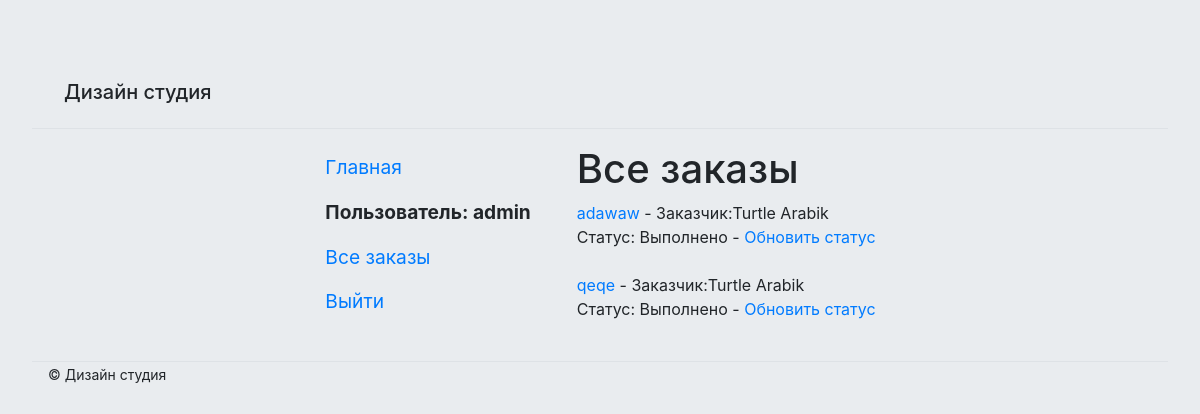
The page /studio/customer/ (signed in) on the database as committed earlier.
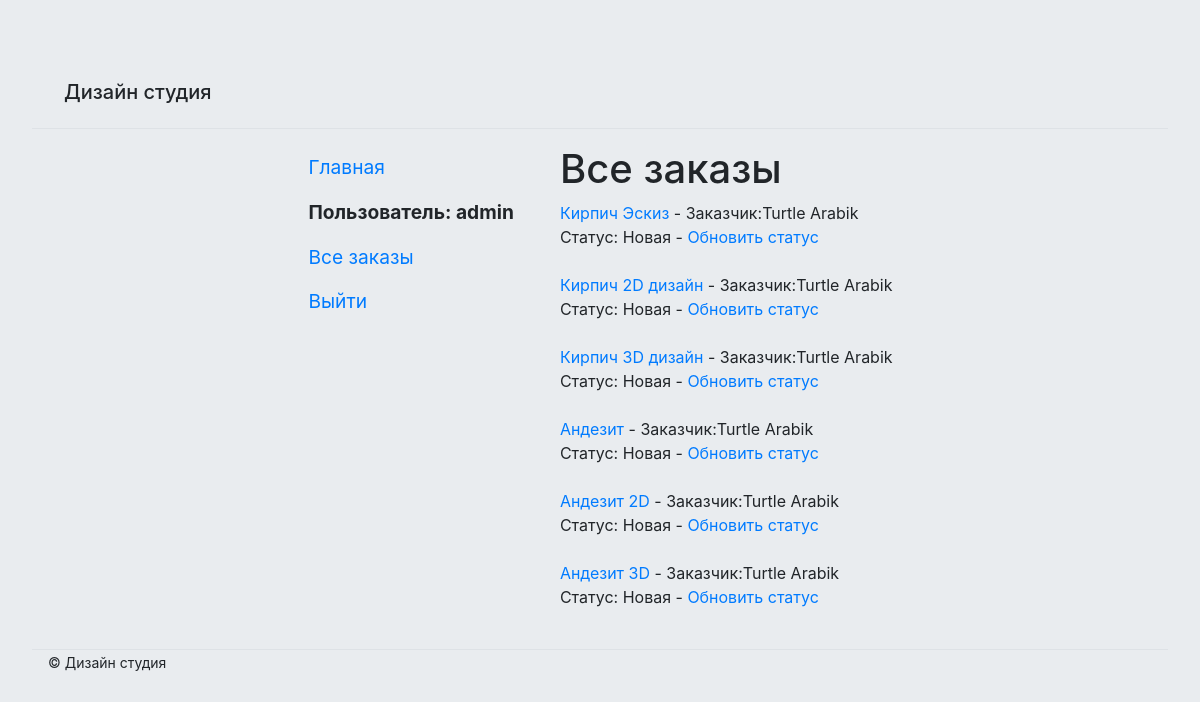
The same page on the database as committed later.
### studio/models.py (models this page shows, shortened)
class User(AbstractUser):
    name = models.CharField(max_length=200, verbose_name='Имя', blank=False, validators=[
        RegexValidator(
            regex='^[А-Яа-я -]*$',
            message='Имя пользователя должно состоять из кириллицы',
            code='invalid_username'
        ),
    ])
    surname = models.CharField(max_length=200, verbose_name='Фамилия', blank=False, validators=[
        RegexValidator(
            regex='^[А-Яа-я -]*$',
            message='Фамилия пользователя должно состоять из кириллицы',
            code='invalid_username'
        ),
    ])
    patronymic = models.CharField(max_length=200, verbose_name='Отчество', blank=True, validators=[
        RegexValidator(
            regex='^[А-Яа-я -]*$',
            message='Отчество пользователя должно состоять из кириллицы',
            code='invalid_username'
        ),
    ])
    username = models.CharField(max_length=200, verbose_name='Логин', unique=True, blank=False, validators=[
        RegexValidator(
            regex='^[A-Za-z -]*$',
            message='Имя пользователя должно состоять только из латиницы',
            code='invalid_username'
        ),
    ])
    email = models.EmailField(max_length=200, verbose_name='Почта', unique=True, blank=False)
    password = models.CharField(max_length=200, verbose_name='Пароль', blank=False)
    role = models.CharField(max_length=200, verbose_name='Роль',
                            choices=(('admin', 'Администратор'), ('user', 'Пользователь')), default='user')
    USERNAME_FIELD = 'username'
    def __str__(self):
        return str(self.name) + ' ' + str(self.surname)
    class Meta:
        ordering = ['name']

class Order(models.Model):
    day_add = models.DateField(null=True, blank=True)
    name = models.CharField(max_length=200, verbose_name='Имя', blank=False)
    summary = models.TextField(max_length=1000, help_text="Описание", blank=False)
    category = models.ForeignKey('category', help_text="Выбор категории", on_delete=models.CASCADE, blank=False)
    photo_file = models.ImageField(max_length=200, upload_to=get_name_file, blank=False, null=True,
                                   validators=[FileExtensionValidator(allowed_extensions=['png', 'jpg', 'jpeg'])])
    customer_order = models.ForeignKey('user', on_delete=models.SET_NULL, null=True, blank=True)
    comment = models.TextField(max_length=1000, help_text="Комментарий", blank=True)
    img = models.ImageField(max_length=200, upload_to=get_name_file, blank=True, null=True,
                                   validators=[FileExtensionValidator(allowed_extensions=['png', 'jpg', 'jpeg'])])
    LOAN_STATUS = (
        ('n', 'Новая'),
        ('a', 'Принято в работу'),
        ('c', 'Выполнено'),
    )
    status = models.CharField(max_length=1, choices=LOAN_STATUS, blank=True, default='n')
    def get_status_name(self):
        for status in self.LOAN_STATUS:
            if status[0] == self.status:
                return status[1]
        return 'Не задан'
    class Meta:
        ordering = ["status"]
        permissions = (("can_mark_returned", "Установите статус заказа"),)

### studio/views.py (the view)
# urls.py: path(r'customer/', views.LoanedOrdersAllListView.as_view(), name='all-order'),
class LoanedOrdersAllListView(PermissionRequiredMixin, generic.ListView):
    model = Order
    permission_required = 'studio.can_mark_returned'
    template_name = 'studio/order_list_customer_all.html'
    paginate_by = 10
    status = None
    def get(self, request, *args, **kwargs):
        if request.GET.get('status'):
            self.status = request.GET.get('status')
        return super().get(request, *args, **kwargs)
    def get_context_data(self, **kwargs):
        context = super(LoanedOrdersAllListView, self).get_context_data(**kwargs)
        context['status_list'] = Order.LOAN_STATUS
        return context
    def get_queryset(self):
        return Order.objects.all()

### studio/templates/studio/order_list_customer_all.html
{% extends "base.html" %}
{% load static %}
{% load bootstrap4 %}
{% block content %}
    <h1>Все заказы</h1>
    {% if order_list %}
<div class="d-flex flex-column">
      {% for order in order_list %}
      <div class="{% if order.is_overdue %}text-danger{% endif %}">
        <a href="{% url 'order-detail' order.pk %}">{{order.name}}</a> {% if user.is_staff %}- Заказчик:{{ order.customer_order }}
          <div>Статус: {{ order.get_status_name }} {% endif %} {% if perms.studio.can_mark_returned %}- <a href="{% url 'order-update' order.id %}">Обновить статус</a></div>  {% endif %}
      </div><br>
      {% endfor %}
</div>
    {% else %}
<p>Заказов нет</p>
{% endif %}
{% endblock %}

### studio/templates/base.html (shortened to what this page needs)
{% load static %}
{% load bootstrap4 %}
<!DOCTYPE html>
<html lang="en">
<head>
   <link rel="stylesheet" type="text/css" href="{% static 'css/style.css' %}">
{% bootstrap_css %}
</head>
<body class="jumbotron">
   <div class="d-flex flex-column flex-md-row p-2 px-md-4 mb-3 border-bottom box-shadow">
       <h5 class="mr-md-auto p-2">Дизайн студия</h5>
   </div>
<div class="container-fluid d-flex justify-content-center">
   <div class="d-inline-flex">
       <nav class="col-md-auto nav flex-column">
           <a class="nav-link root" href="{% url 'index'  %}">Главная</a>
           {% if perms.studio.can_mark_returned %}
           <span class="nav-link root font-weight-bold">
               Пользователь: {{ user.get_username }}
           </span>
           <a class="nav-link root" href="{% url 'all-order' %}">Все заказы</a>
           <a class="nav-link root" href="{% url 'logout'%}?next={{request.path}}">Выйти</a>
           {% endif %}
       </nav>
       <div class="container">
       {% block content %}
       {% endblock %}
       </div>
   </div>
</div>
       <footer class="mt-3 border-top">
           <small class="p-3"> &copy; Дизайн студия
           </small>
       </footer>
    </body>
</html>

### studio/static/css/style.css (style rules this page uses)
.root { font-size: larger; }

Rows that differ between the two databases and show on the page:
removed Order: name "adawaw", customer_order "Turtle Arabik", get_status_name "Выполнено"
removed Order: name "qeqe", customer_order "Turtle Arabik", get_status_name "Выполнено"
added Order: name "Кирпич Эскиз", customer_order "Turtle Arabik", get_status_name "Новая"
added Order: name "Кирпич 2D дизайн", customer_order "Turtle Arabik", get_status_name "Новая"
added Order: name "Кирпич 3D дизайн", customer_order "Turtle Arabik", get_status_name "Новая"
added Order: name "Андезит", customer_order "Turtle Arabik", get_status_name "Новая"
added Order: name "Андезит 2D", customer_order "Turtle Arabik", get_status_name "Новая"
added Order: name "Андезит 3D", customer_order "Turtle Arabik", get_status_name "Новая"
